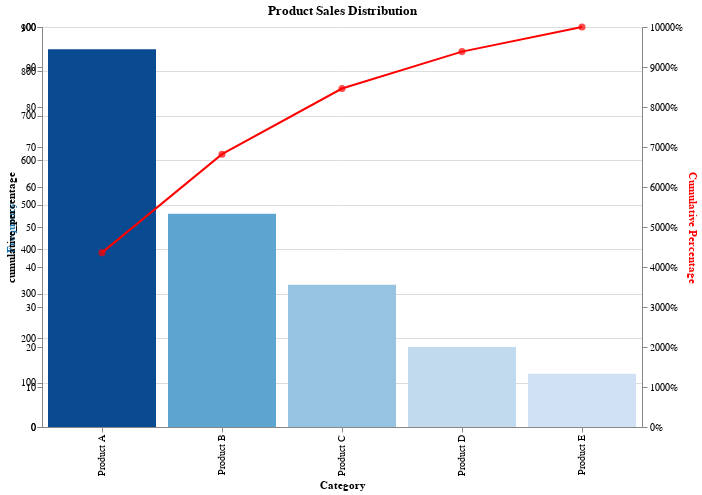

The code cell stored with this chart in its notebook:
### Code cell
def create_pareto_chart(
    categories: List[str],
    values: List[float],
    title: str = "Pareto Chart",
    color_scheme: str = "blues"
) -> alt.Chart:
    """
    Creates a Pareto chart using Altair with frequency on the left axis and
    cumulative percentage on the right axis.

    Args:
        categories (List[str]): List of category names
        values (List[float]): List of corresponding values for each category
        title (str, optional): Title of the chart. Defaults to "Pareto Chart"
        color_scheme (str, optional): Color scheme for the bars. Defaults to "blues"

    Returns:
        alt.Chart: An Altair chart object containing the Pareto visualization

    Example:
        >>> categories = ['A', 'B', 'C', 'D']
        >>> values = [100, 40, 20, 10]
        >>> chart = create_pareto_chart(categories, values, "Product Defects")
    """
    # Create DataFrame with the data
    df = pd.DataFrame({
        'category': categories,
        'value': values
    })

    # Sort by value in descending order
    df = df.sort_values('value', ascending=False)

    # Calculate cumulative percentage
    total = df['value'].sum()
    df['cumulative_percentage'] = 100 * df['value'].cumsum() / total

    # Base chart properties
    base = alt.Chart(df).encode(
        x=alt.X('category:N', sort='-y', title='Category')
    ).properties(
        width=600,
        height=400,
        title=title
    )

    # Create the bar chart with left y-axis
    bars = base.mark_bar().encode(
        y=alt.Y('value:Q',
                title='Frequency',
                axis=alt.Axis(titleColor='#1f77b4')),
        color=alt.Color('value:Q',
                       scale=alt.Scale(scheme=color_scheme),
                       legend=None)
    )

    # Create the line chart with right y-axis
    line = base.mark_line(color='red', strokeWidth=2).encode(
        y=alt.Y('cumulative_percentage:Q',
                title='Cumulative Percentage',
                axis=alt.Axis(titleColor='red', format='%', orient='right'))
    )

    # Add points to the line
    points = base.mark_circle(color='red', size=50).encode(
        y=alt.Y('cumulative_percentage:Q')
    )

    # Layer the visualizations
    return alt.layer(bars, line, points).resolve_scale(
        y='independent'  # This creates the dual-axis effect
    )

# Create example data
categories = ['Product A', 'Product B', 'Product C', 'Product D', 'Product E']
values = [850, 480, 320, 180, 120]

# Create the chart
chart = create_pareto_chart(
    categories=categories,
    values=values,
    title="Product Sales Distribution"
)

# Display the chart
chart

### Figure 1 — Vega-Lite specification as saved in the notebook (floating-point values rounded to 4 significant figures)
{"config": {"view": {"continuousWidth": 400, "continuousHeight": 300}}, "layer": [{"mark": "bar", "encoding": {"color": {"field": "value", "legend": null, "scale": {"scheme": "blues"}, "type": "quantitative"}, "x": {"field": "category", "sort": "-y", "title": "Category", "type": "nominal"}, "y": {"axis": {"titleColor": "#1f77b4"}, "field": "value", "title": "Frequency", "type": "quantitative"}}, "height": 400, "title": "Product Sales Distribution", "width": 600}, {"mark": {"type": "line", "color": "red", "strokeWidth": 2}, "encoding": {"x": {"field": "category", "sort": "-y", "title": "Category", "type": "nominal"}, "y": {"axis": {"format": "%", "orient": "right", "titleColor": "red"}, "field": "cumulative_percentage", "title": "Cumulative Percentage", "type": "quantitative"}}, "height": 400, "title": "Product Sales Distribution", "width": 600}, {"mark": {"type": "circle", "color": "red", "size": 50}, "encoding": {"x": {"field": "category", "sort": "-y", "title": "Category", "type": "nominal"}, "y": {"field": "cumulative_percentage", "type": "quantitative"}}, "height": 400, "title": "Product Sales Distribution", "width": 600}], "data": {"name": "data-a8be5f5358b7731183f64e2ff5639bb8"}, "resolve": {"scale": {"y": "independent"}}, "$schema": "https://vega.github.io/schema/vega-lite/v4.17.0.json", "datasets": {"data-a8be5f5358b7731183f64e2ff5639bb8": [{"category": "Product A", "value": 850, "cumulative_percentage": 43.59}, {"category": "Product B", "value": 480, "cumulative_percentage": 68.21}, {"category": "Product C", "value": 320, "cumulative_percentage": 84.62}, {"category": "Product D", "value": 180, "cumulative_percentage": 93.85}, {"category": "Product E", "value": 120, "cumulative_percentage": 100.0}]}}
